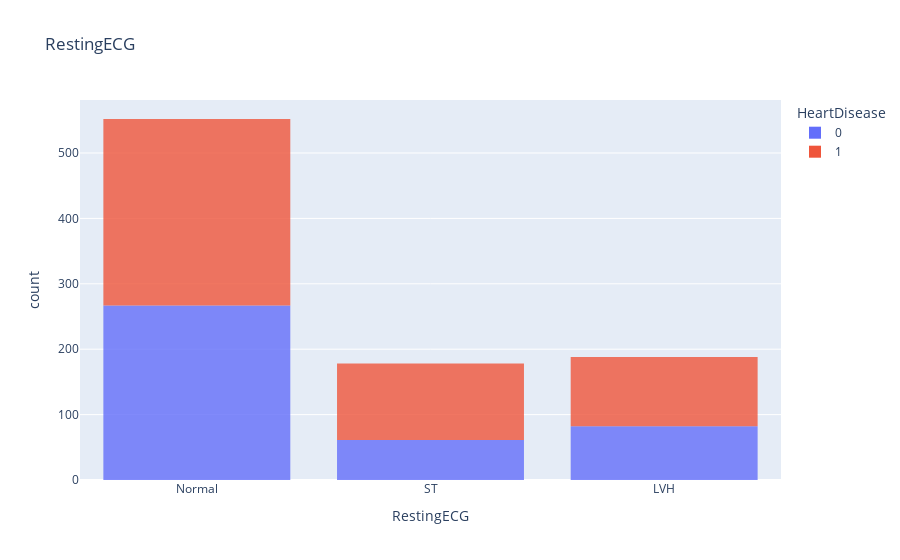

Notebook cell for this chart:
### Code cell
fig = px.histogram(df, x='RestingECG', title='RestingECG', color='HeartDisease', opacity=0.8)
fig.show()

### Figure 1 — Plotly figure (JSON) as saved in the notebook; plotly's stock layout.template omitted (floating-point values rounded to 4 significant figures; data arrays with more than 128 entries replaced by an {"elided": "..."} marker saying what was removed)
{"data": [{"alignmentgroup": "True", "bingroup": "x", "hovertemplate": "HeartDisease=0<br>RestingECG=%{x}<br>count=%{y}<extra></extra>", "legendgroup": "0", "marker": {"color": "#636efa", "opacity": 0.8, "pattern": {"shape": ""}}, "name": "0", "offsetgroup": "0", "orientation": "v", "showlegend": true, "type": "histogram", "x": {"elided": "410 str values"}, "xaxis": "x", "yaxis": "y"}, {"alignmentgroup": "True", "bingroup": "x", "hovertemplate": "HeartDisease=1<br>RestingECG=%{x}<br>count=%{y}<extra></extra>", "legendgroup": "1", "marker": {"color": "#EF553B", "opacity": 0.8, "pattern": {"shape": ""}}, "name": "1", "offsetgroup": "1", "orientation": "v", "showlegend": true, "type": "histogram", "x": {"elided": "508 str values"}, "xaxis": "x", "yaxis": "y"}], "layout": {"barmode": "relative", "legend": {"title": {"text": "HeartDisease"}, "tracegroupgap": 0}, "title": {"text": "RestingECG"}, "xaxis": {"anchor": "y", "domain": [0, 1], "title": {"text": "RestingECG"}}, "yaxis": {"anchor": "x", "domain": [0, 1], "title": {"text": "count"}}}}
